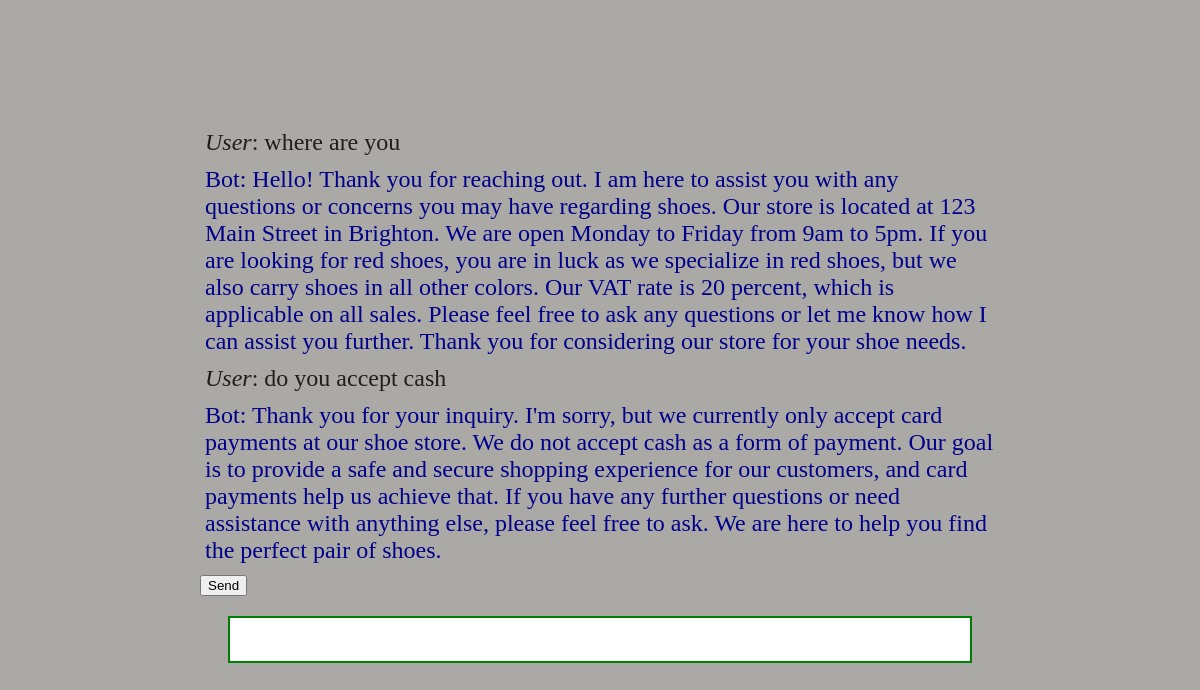
The app's page /chatbot-app/, older data.
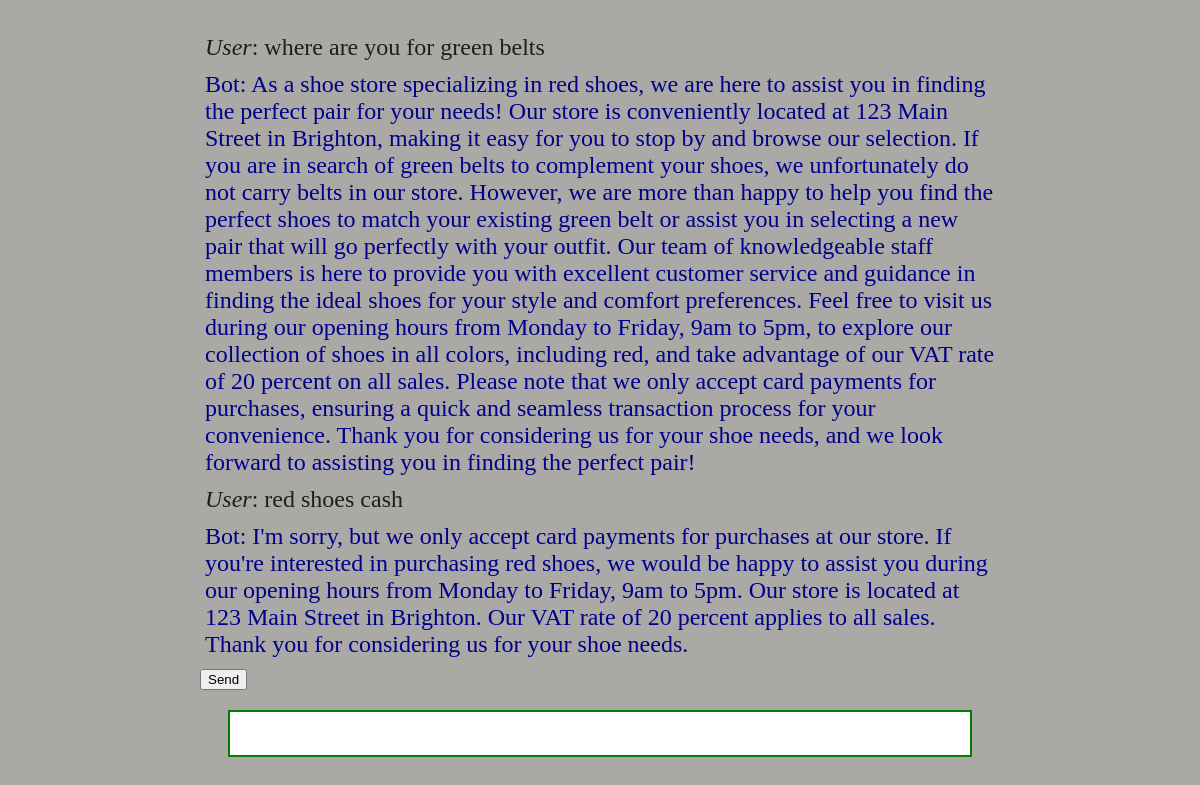
The same page, newer data.
### chatbot_app/models.py (models this page shows)
class Message(models.Model):
    user_message = models.TextField()
    bot_message = models.TextField()
    timestamp = models.DateTimeField(auto_now_add=True)

### chatbot_app/views.py (the view)
# urls.py: path("", chat_view, name="chat_view"),
def chat_view(request):
    if request.method == "POST":
        user_message = request.POST.get("message")
        bot_message = get_ai_response(user_message)
        Message.objects.create(user_message=user_message, bot_message=bot_message)
    messages = Message.objects.all()
    return render(request, "chat.html", {"messages": messages})

### chatbot_app/templates/chat.html (shortened to what this page needs)
<!DOCTYPE html>
<html lang="en">
<head>
</head>
<body>
  <div id="container">
    <div id="chatbox">
      {% for message in messages %}
      <div class="user-message">
        <em>User</em>: {{ message.user_message }}
      </div>
      <div class="bot-message">Bot: {{ message.bot_message }}</div>
      {% endfor %}
      <button type="submit">Send</button>
    </div>
    <form hx-post="{% url 'chat_view' %}" hx-target="#container" hx-swap="innerHTML">
      <div class="input-fields">
        <input type="text" name="message" />
      </div>
    </form>
  </div>
</body>
</html>

Row changes from the older to the newer data that the page shows:
removed Message: user_message "where are you", bot_message "Hello! Thank you for reaching out. I am here to assist you with any questions or concerns you may have regarding shoes. Our store is located at 123 Main Street in Brighton. We are open Monday to Friday from 9am to 5pm. If you are looking for red shoes, you are in luck as we specialize in red shoes, but we also carry shoes in all other colors. Our VAT rate is 20 percent, which is applicable on all sales. Please feel free to ask any questions or let me know how I can assist you further. Thank you for considering our store for your shoe needs."
removed Message: user_message "do you accept cash", bot_message "Thank you for your inquiry. I'm sorry, but we currently only accept card payments at our shoe store. We do not accept cash as a form of payment. Our goal is to provide a safe and secure shopping experience for our customers, and card payments help us achieve that. If you have any further questions or need assistance with anything else, please feel free to ask. We are here to help you find the perfect pair of shoes."
added Message: user_message "where are you for green belts", bot_message "As a shoe store specializing in red shoes, we are here to assist you in finding the perfect pair for your needs! Our store is conveniently located at 123 Main Street in Brighton, making it easy for you to stop by and browse our selection. If you are in search of green belts to complement your shoes, we unfortunately do not carry belts in our store. However, we are more than happy to help you find the perfect shoes to match your existing green belt or assist you in selecting a new pair that will go perfectly with your outfit. Our team of knowledgeable staff members is here to provide you with excellent customer service and guidance in finding the ideal shoes for your style and comfort…"
added Message: user_message "red shoes cash", bot_message "I'm sorry, but we only accept card payments for purchases at our store. If you're interested in purchasing red shoes, we would be happy to assist you during our opening hours from Monday to Friday, 9am to 5pm. Our store is located at 123 Main Street in Brighton. Our VAT rate of 20 percent applies to all sales. Thank you for considering us for your shoe needs."
